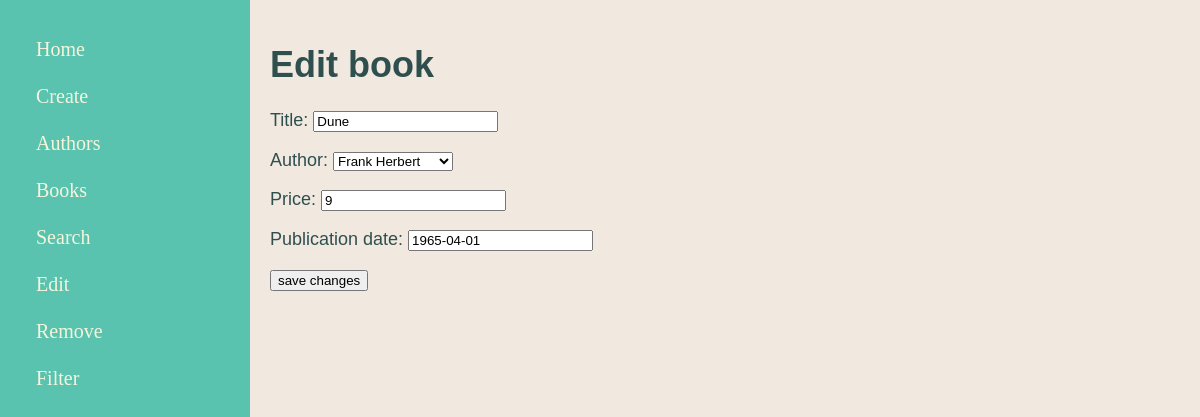
The page /edit/Dune on the database as committed earlier.
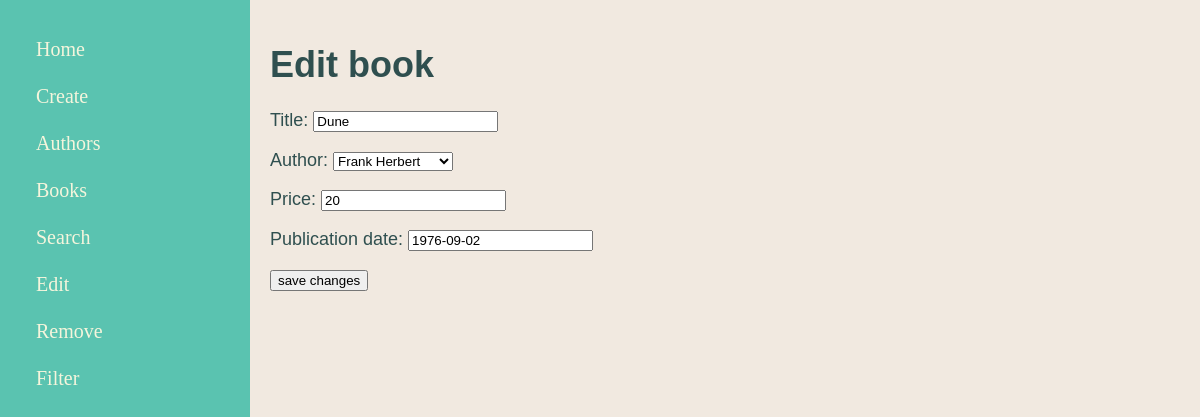
The same page on the database as committed later.
### main/models.py (models this page shows, shortened)
class Book(models.Model):
    title = models.CharField(max_length=200)
    author = models.ForeignKey(Author,on_delete=models.CASCADE)
    price = models.IntegerField()
    publication_date = models.DateField()

### main/views.py (the view)
# urls.py: path("edit/<str:book_title>",views.edit_book,name="edit_book"),
def edit_book(request,book_title):
        book = Book.objects.filter(title=book_title).first()
        if not book:
            return render(request,"main/errormessage.html",{"message":'This book does not exist!'})
        if request.method=="POST":
            form= editbookform(request.POST,instance=book)
            if form.is_valid():
                book.title=form.cleaned_data['title']
                book.author=form.cleaned_data['author']
                book.price=form.cleaned_data['price']
                book.publication_date=form.cleaned_data['publication_date']
                book.save()
                print("book yes edit no")
                return render(request,"main/bookname.html",{"book":book})
            else:
                print("Form errors:",form.errors)
        else:
            form = editbookform(instance=book)
        return render(request,"main/edit_book.html",{
        "form":form,
        'book':book
        })

### main/forms.py
class editbookform(forms.ModelForm):
    class Meta:
        model = Book
        fields = ['title','author','price','publication_date']

### main/models.py (called while the page is built)
    def __str__(self):
        return self.name

### main/templates/main/edit_book.html (shortened to what this page needs)
{% extends 'main/base.html' %}
{% block content %}
<h1>Edit book</h1>
<form method="post">
    {{form.as_p}}
    <button type="submit">save changes</button>
</form>
{% endblock %}

Rows that differ between the two databases and show on the page:
changed Book "Dune": price "9" → "20"; publication_date "1965-04-01" → "1976-09-02"
